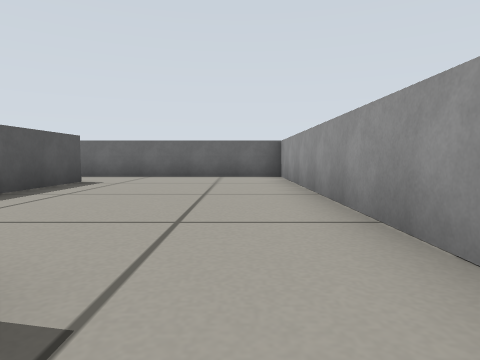
view 1 (above)

22 first-person views from a walk through a robot-simulator world made for Gazebo. The camera is 0.26 m above the floor, tilts 4° down and sees 75° across. The floor is counted in squares, 0.5 m on a side. Each view is taken from the middle of a square. On the plan, view 1 faces up. The plan holds only what a view shows up to about 9 squares ahead; the rest is blank.

view 2
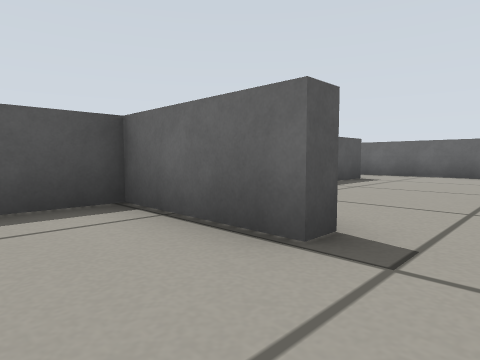

view 3
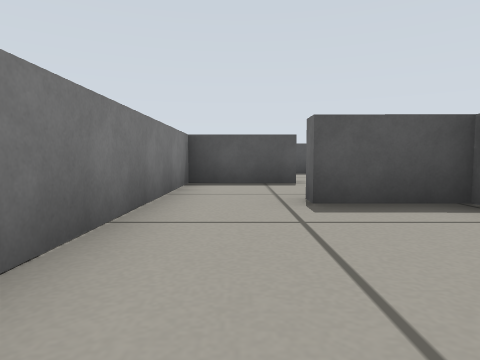

view 4
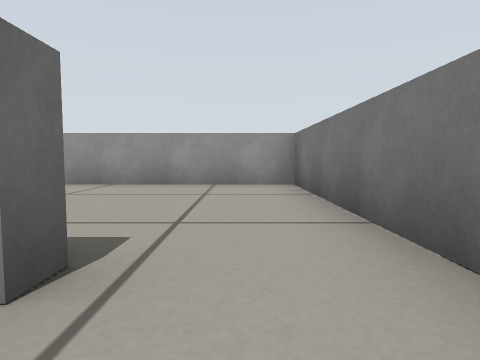

view 5
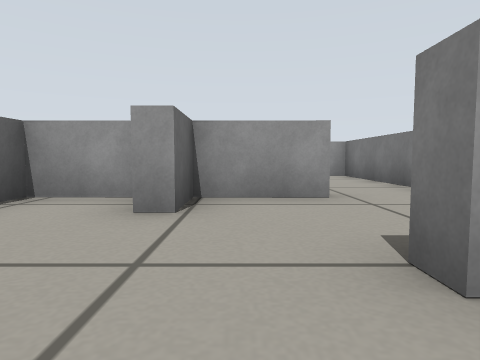

view 6
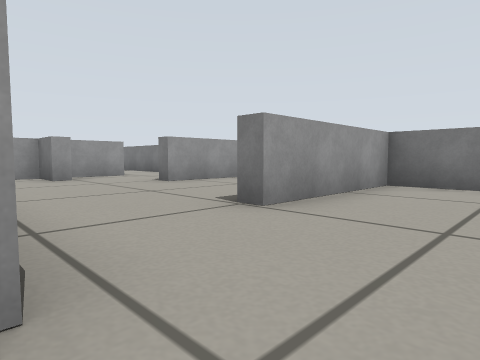

view 7
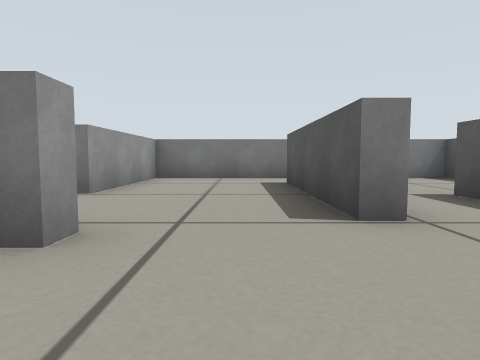

view 8
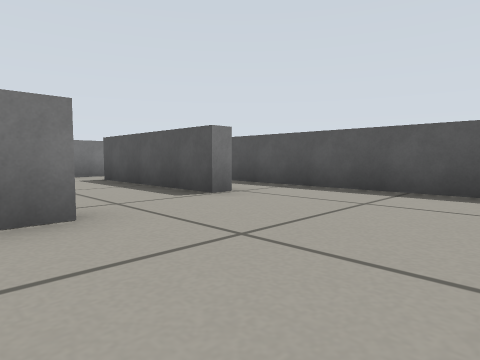

view 9
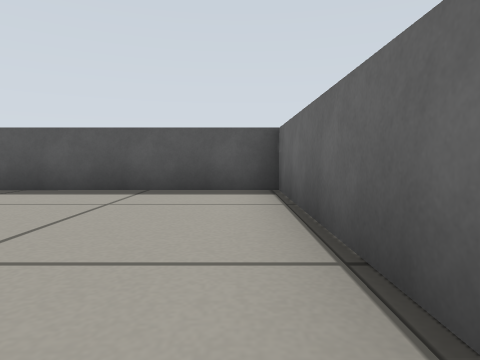

view 10
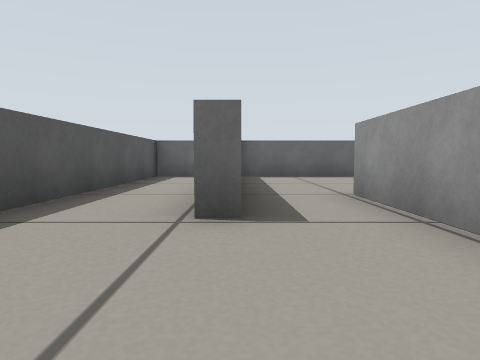

view 11
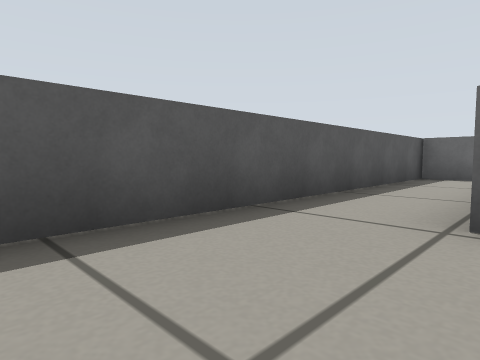

view 12
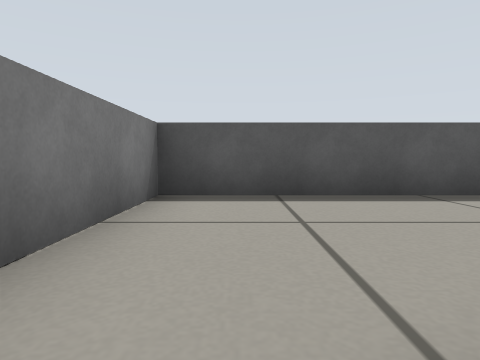

view 13
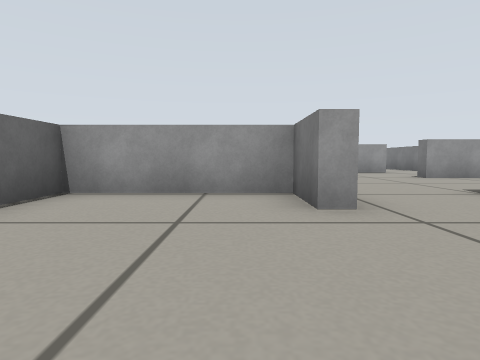

view 14
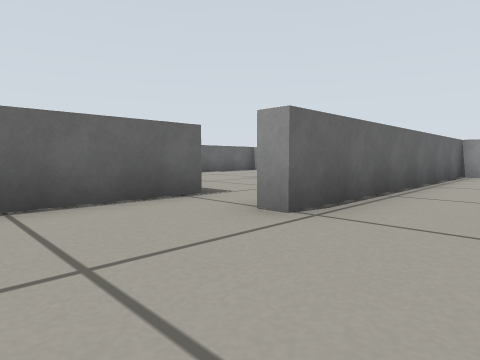

view 15
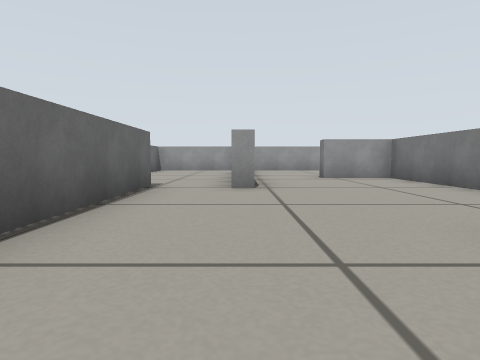

view 16
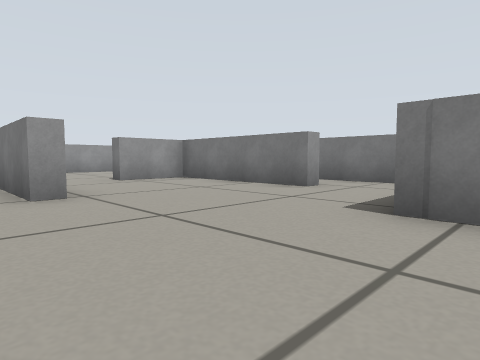

view 17
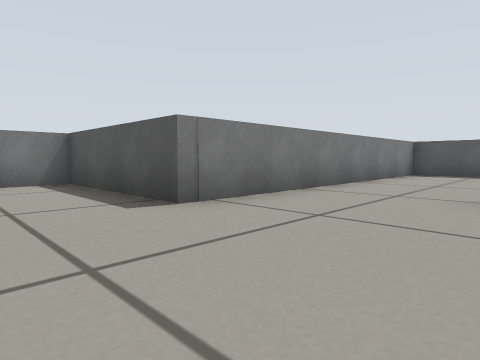

view 18
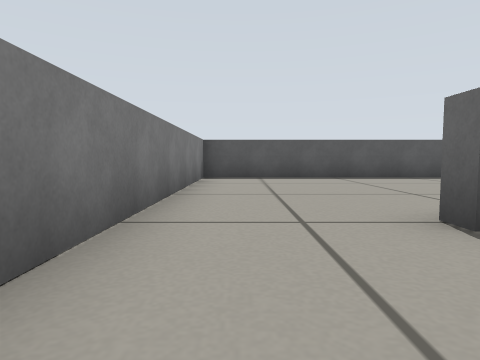

view 19
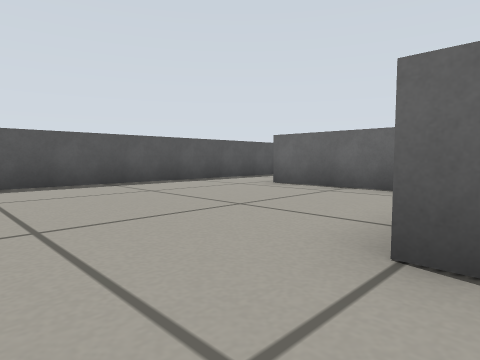

view 20
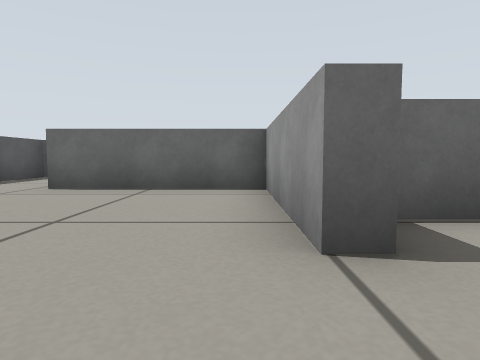

view 21
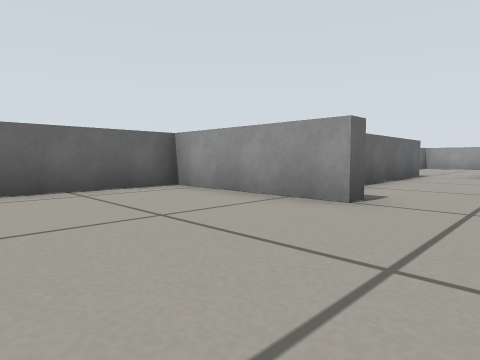

view 22
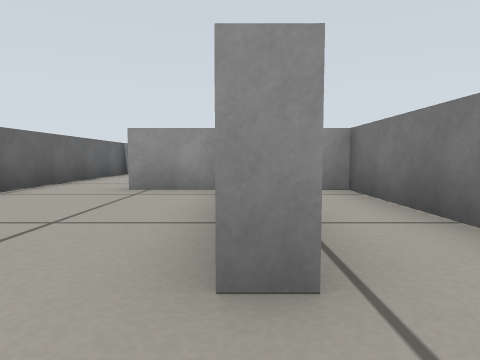

### Floor plan
Ten units are one square. View 1 is at (0, 0); x grows to the right and y downward. Boxes are objects, and circles mark ways between rooms. Rooms are numbered by the first view taken in them; rooms with no view inside come last. Other rooms are left out.
<svg viewBox="-188 -140 204 176">
<path fill="none" stroke="#000" d="M-11 -11 -11 -6 -35 -6 -35 12M-36 31 11 31 11 -16M-35 12 -39 12M-65 8 -65 31 -36 31M-108 -4 -104 -4M-39 12 -39 -6 -51 -6 -51 -10 -39 -10 -39 -28M-69 31 -69 8 -65 8M-119 -28 -119 -32 -104 -32 -104 -66 -160 -66 -160 -6 -165 -6M-144 0 -144 -24 -140 -24 -140 16M-172 -66 -183 -66 -183 31 -108 31 -108 -4M-78 -51 -39 -51 -39 -68M-61 -107 -117 -106M-46 -87 -66 -87 -66 -91 -54 -91M-121 -96 -126 -96M-134 -70 -100 -70 -100 -56M-126 -96 -126 -132 -163 -132M-183 -135 -183 -70 -134 -70M-78 -46 -78 -51M-100 -56 -100 -32 -39 -32 -39 -37M-39 -68 -35 -68 -35 -44M11 -16 11 -87 -46 -87"/>
<circle cx="-40" cy="20" r="3" fill="#2a7"/>
<circle cx="-5" cy="-10" r="3" fill="#2a7"/>
<circle cx="-55" cy="10" r="3" fill="#2a7"/>
<circle cx="-110" cy="-15" r="3" fill="#2a7"/>
<circle cx="-125" cy="-85" r="3" fill="#2a7"/>
<circle cx="-85" cy="-50" r="3" fill="#2a7"/>
<circle cx="-40" cy="-75" r="3" fill="#2a7"/>
<text x="-10" y="10">1</text>
<text x="-50" y="20">2</text>
<text x="-80" y="-20">3</text>
<text x="-140" y="-30">4</text>
<text x="-80" y="-80">5</text>
<text x="-150" y="-100">6</text>
<text x="-70" y="-40">7</text>
<text x="-20" y="-50">8</text>
</svg>
Room 1 opens to room 2. Room 1 opens to room 8. Room 2 opens to room 3. Room 3 opens to room 4. Room 5 opens to room 6. Room 5 opens to room 7. Room 5 opens to room 8.

Where each view was taken, in squares from view 1:
view 1: 0 up, 0 right, facing up
view 2: 1 down, 0 right, facing up-left
view 3: 2 down, 0 right, facing left
view 4: 2 down, 5 left, facing right
view 5: 0 up, 8 left, facing right
view 6: 3 up, 13 left, facing down-right
view 7: 5 up, 13 left, facing down
view 8: 6 up, 11 left, facing down-left
view 9: 6 up, 11 left, facing left
view 10: 2 down, 16 left, facing up
view 11: 2 down, 16 left, facing up-left
view 12: 2 down, 14 left, facing left
view 13: 4 up, 15 left, facing right
view 14: 7 up, 9 left, facing up-right
view 15: 9 up, 12 left, facing right
view 16: 10 up, 11 left, facing down-right
view 17: 10 up, 8 left, facing down-left
view 18: 8 up, 10 left, facing left
view 19: 8 up, 12 left, facing up-left
view 20: 8 up, 13 left, facing up
view 21: 8 up, 16 left, facing up-right
view 22: 5 up, 9 left, facing right
